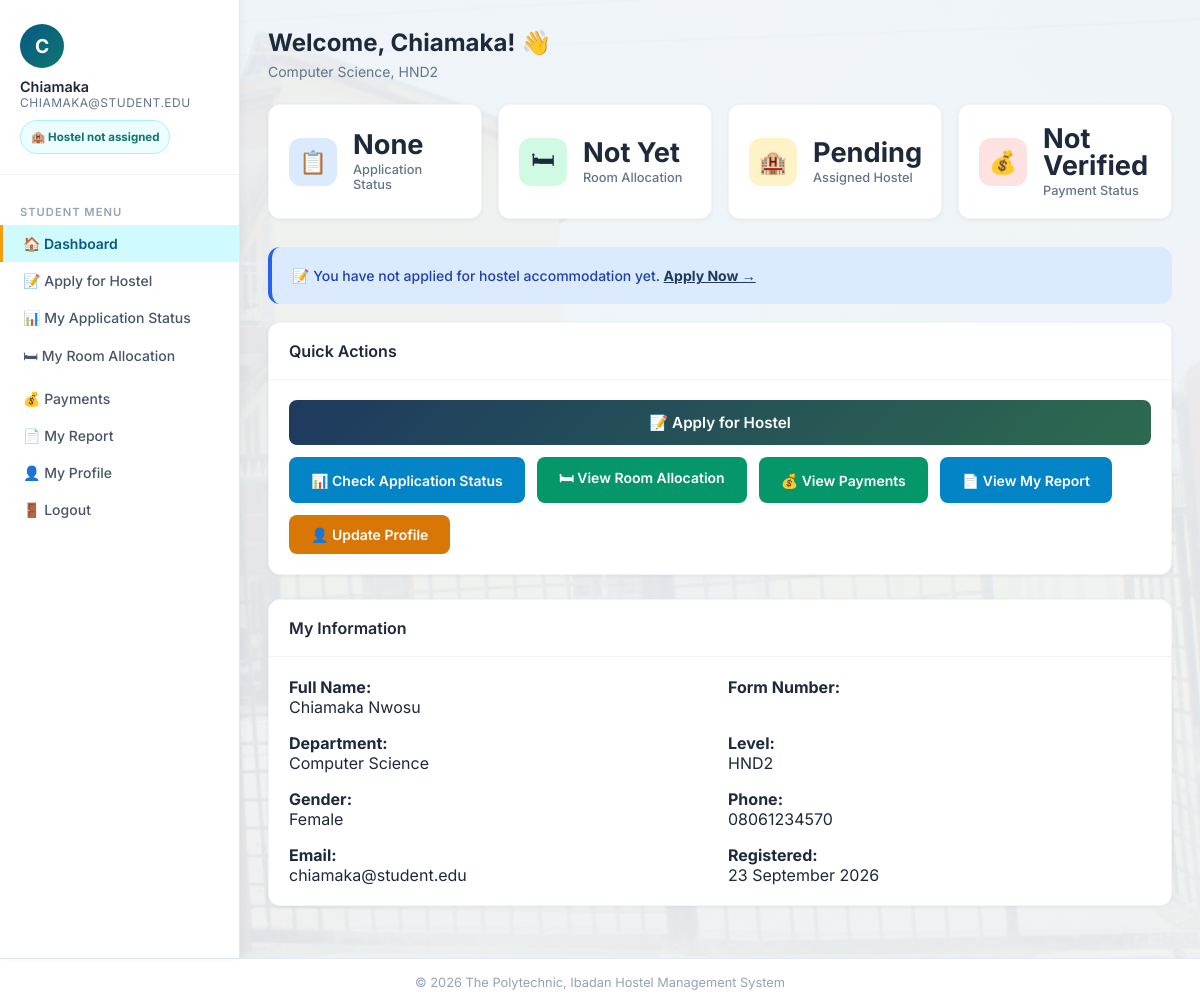
The app's page /student/dashboard.php (signed in) with its own data.
### tables this page shows
CREATE TABLE students (
    student_id INT AUTO_INCREMENT PRIMARY KEY,
    matric_no VARCHAR(13) NULL UNIQUE,
    form_no VARCHAR(30) NULL UNIQUE,
    full_name VARCHAR(200) NOT NULL,
    department VARCHAR(150) NOT NULL,
    level VARCHAR(20) NOT NULL,
    gender ENUM('Male','Female') NOT NULL,
    phone VARCHAR(20) NOT NULL,
    email VARCHAR(150) NOT NULL UNIQUE,
    password VARCHAR(255) NOT NULL,
    created_at DATETIME DEFAULT CURRENT_TIMESTAMP
);

### student/dashboard.php (the view, shortened to what this page needs)
<?php
require_once '../includes/db.php';
$sid = $_SESSION['student_id'];
$student = $pdo->prepare("SELECT * FROM students WHERE student_id=?");
$student->execute([$sid]);
$student = $student->fetch();
$application = $pdo->prepare("SELECT a.*, h.hostel_name, h.hostel_type FROM applications a JOIN hostels h ON a.hostel_id=h.hostel_id WHERE a.student_id=? ORDER BY a.applied_at DESC LIMIT 1");
$application->execute([$sid]);
$application = $application->fetch();
$allocation = $pdo->prepare("SELECT al.*, r.room_number, r.capacity, r.occupied, h.hostel_name, h.hostel_type FROM allocations al JOIN rooms r ON al.room_id=r.room_id JOIN hostels h ON r.hostel_id=h.hostel_id WHERE al.student_id=? AND al.status='Active'");
$allocation->execute([$sid]);
$allocation = $allocation->fetch();
$payment = $pdo->prepare("SELECT * FROM payments WHERE student_id=? ORDER BY payment_date DESC LIMIT 1");
$payment->execute([$sid]);
$payment = $payment->fetch();
?>
<!DOCTYPE html>
<html lang="en">
<head>
<link rel="stylesheet" href="../css/style.css?v=6">
</head>
<body>
<div class="wrapper">
<aside class="sidebar">
    <div class="user-info">
        <div class="avatar"><?php if (!empty($student['profile_photo'])): ?><img src="../<?= htmlspecialchars($student['profile_photo']) ?>" alt="Student photograph" style="width:100%;height:100%;object-fit:cover;border-radius:50%;"><?php else: ?><?= strtoupper(substr($student['full_name'],0,1)) ?><?php endif; ?></div>
        <div class="name"><?= htmlspecialchars(explode(' ',$student['full_name'])[0]) ?></div>
        <div class="role"><?= htmlspecialchars($student['email']) ?></div>
        <div class="hostel-badge">
            <?php if ($allocation): ?>
                🏨 <?= htmlspecialchars($allocation['hostel_name']) ?>
            <?php else: ?>
                🏨 Hostel not assigned
            <?php endif; ?>
        </div>
    </div>
    <nav class="sidebar-nav">
        <div class="nav-section">Student Menu</div>
        <a href="dashboard.php" class="active">🏠 Dashboard</a>
        <a href="apply.php">📝 Apply for Hostel</a>
        <a href="status.php">📊 My Application Status</a>
        <a href="allocation.php">🛏 My Room Allocation</a>
        <a href="payments.php">💰 Payments</a>
        <a href="reports.php">📄 My Report</a>
        <a href="profile.php">👤 My Profile</a>
        <a href="logout.php">🚪 Logout</a>
    </nav>
</aside>
<main class="main">
    <div class="page-title">Welcome, <?= htmlspecialchars(explode(' ',$student['full_name'])[0]) ?>! 👋</div>
    <div class="page-subtitle"><?= htmlspecialchars($student['department']) ?>, <?= htmlspecialchars($student['level']) ?></div>
    <div class="stats-grid">
        <div class="stat-card">
            <div class="stat-icon blue">📋</div>
            <div class="stat-info">
                <div class="value"><?= $application ? $application['status'] : 'None' ?></div>
                <div class="label">Application Status</div>
            </div>
        </div>
        <div class="stat-card">
            <div class="stat-icon green">🛏</div>
            <div class="stat-info">
                <div class="value"><?= $allocation ? 'Room '.$allocation['room_number'] : 'Not Yet' ?></div>
                <div class="label">Room Allocation</div>
            </div>
        </div>
        <div class="stat-card">
            <div class="stat-icon orange">🏨</div>
            <div class="stat-info">
                <div class="value"><?= $allocation ? $allocation['hostel_name'] : 'Pending' ?></div>
                <div class="label">Assigned Hostel</div>
            </div>
        </div>
        <div class="stat-card">
            <div class="stat-icon <?= ($payment && $payment['verified']==='Yes') ? 'green' : 'red' ?>">💰</div>
            <div class="stat-info">
                <div class="value"><?= ($payment && $payment['verified']==='Yes') ? 'Verified' : 'Not Verified' ?></div>
                <div class="label">Payment Status</div>
            </div>
        </div>
    </div>
    <?php if ($allocation): ?>
    <div class="alert alert-success" style="padding:20px;border-radius:12px;font-size:1rem;">
        🎉 <strong>Room Allocated!</strong> You have been assigned to <strong>Room <?= htmlspecialchars($allocation['room_number']) ?></strong> in <strong><?= htmlspecialchars($allocation['hostel_name']) ?></strong> (<?= htmlspecialchars($allocation['hostel_type']) ?> Hostel).
        Allocated on <?= date('d F Y', strtotime($allocation['allocation_date'])) ?>.
    </div>
    <?php elseif ($application && $application['status'] === 'Approved'): ?>
    <div class="alert alert-info" style="padding:20px;border-radius:12px;">
        ✅ Your application has been <strong>approved</strong>. Awaiting room allocation by the hostel administrator.
    </div>
    <?php elseif ($application && $application['status'] === 'Pending'): ?>
    <div class="alert alert-warning" style="padding:20px;border-radius:12px;">
        ⏳ Your application is <strong>pending review</strong>. The hostel administrator will process it shortly.
    </div>
    <?php elseif ($application && $application['status'] === 'Rejected'): ?>
    <div class="alert alert-error" style="padding:20px;border-radius:12px;">
        ❌ Your application was <strong>rejected</strong>. Please contact the hostel management office for more information.
    </div>
    <?php else: ?>
    <div class="alert alert-info" style="padding:20px;border-radius:12px;">
        📝 You have not applied for hostel accommodation yet. <a href="apply.php" style="color:#1e3a5f;font-weight:700;">Apply Now &rarr;</a>
    </div>
    <?php endif; ?>
    <div class="card">
        <div class="card-header"><h3>Quick Actions</h3></div>
        <div class="card-body" style="display:flex;flex-wrap:wrap;gap:12px;">
            <?php if (!$application): ?>
            <a href="apply.php" class="btn btn-primary">📝 Apply for Hostel</a>
            <?php endif; ?>
            <a href="status.php" class="btn btn-info">📊 Check Application Status</a>
            <a href="allocation.php" class="btn btn-success">🛏 View Room Allocation</a>
            <a href="payments.php" class="btn btn-success">💰 View Payments</a>
            <a href="reports.php" class="btn btn-info">📄 View My Report</a>
            <a href="profile.php" class="btn btn-warning">👤 Update Profile</a>
        </div>
    </div>
    <div class="card">
        <div class="card-header"><h3>My Information</h3></div>
        <div class="card-body">
            <div style="display:grid;grid-template-columns:1fr 1fr;gap:16px;">
                <div><strong>Full Name:</strong><br><?= htmlspecialchars($student['full_name']) ?></div>
               <div><strong>Form Number:</strong><br><?= htmlspecialchars($student['form_no']) ?></div>
                <div><strong>Department:</strong><br><?= htmlspecialchars($student['department']) ?></div>
                <div><strong>Level:</strong><br><?= htmlspecialchars($student['level']) ?></div>
                <div><strong>Gender:</strong><br><?= htmlspecialchars($student['gender']) ?></div>
                <div><strong>Phone:</strong><br><?= htmlspecialchars($student['phone']) ?></div>
                <div><strong>Email:</strong><br><?= htmlspecialchars($student['email'] ?? 'N/A') ?></div>
                <div><strong>Registered:</strong><br><?= date('d F Y', strtotime($student['created_at'])) ?></div>
            </div>
        </div>
    </div>
</main>
</div>
<div class="footer">&copy; <?= date('Y') ?> The Polytechnic, Ibadan Hostel Management System</div>
</body>
</html>

### css/style.css (style rules this page uses)
* { margin: 0; padding: 0; box-sizing: border-box; }
body { font-family: 'Inter', sans-serif; background-image: linear-gradient(rgba(240,244,248,0.93), rgba(240,244,248,0.93)), url('../assets/olorihostel.jpg'); background-position: center; background-size: cover; background-attachment: fixed; color: #1e293b; min-height: 100vh; }
.btn { display: inline-flex; align-items: center; justify-content: center; gap: 7px; padding: 11px 22px; border-radius: 8px; font-size: 0.875rem; font-weight: 600; font-family: 'Inter', sans-serif; cursor: pointer; border: none; transition: all 0.2s; text-decoration: none; }
.btn-primary { background: linear-gradient(135deg, #1e3a5f 0%, #2d6a4f 100%); color: white; width: 100%; padding: 13px; font-size: 0.95rem; }
.btn-success { background: #059669; color: white; }
.btn-warning { background: #d97706; color: white; }
.btn-info { background: #0284c7; color: white; }
.alert { padding: 12px 16px; border-radius: 8px; font-size: 0.875rem; margin-bottom: 18px; font-weight: 500; }
.alert-info { background: #dbeafe; color: #1e40af; border-left: 4px solid #2563eb; }
.wrapper { display: flex; min-height: calc(100vh - 64px); }
.sidebar { width: 240px; background: white; border-right: 1px solid #e2e8f0; padding: 24px 0; flex-shrink: 0; box-shadow: 2px 0 8px rgba(0,0,0,0.04); }
.sidebar .user-info { padding: 0 20px 20px; border-bottom: 1px solid #f1f5f9; margin-bottom: 16px; }
.sidebar .user-info .avatar { width: 44px; height: 44px; background: linear-gradient(135deg, #075985 0%, #0f766e 100%); border-radius: 50%; display: flex; align-items: center; justify-content: center; color: white; font-size: 1.2rem; font-weight: 700; margin-bottom: 10px; }
.sidebar .user-info .name { font-size: 0.9rem; font-weight: 600; color: #1e293b; }
.sidebar .user-info .role { font-size: 0.75rem; color: #64748b; text-transform: uppercase; letter-spacing: 0.5px; }
.sidebar .user-info .hostel-badge { margin-top: 10px; padding: 8px 10px; border-radius: 999px; background: #ecfeff; border: 1px solid #a5f3fc; color: #0f766e; font-size: 0.72rem; font-weight: 700; line-height: 1.4; display: inline-block; }
.sidebar-nav a { display: flex; align-items: center; gap: 10px; padding: 10px 20px; color: #475569; text-decoration: none; font-size: 0.875rem; font-weight: 500; transition: all 0.2s; border-left: 3px solid transparent; }
.sidebar-nav a.active { background: #cffafe; color: #075985; border-left-color: #f59e0b; font-weight: 600; }
.sidebar-nav .nav-section { font-size: 0.7rem; text-transform: uppercase; letter-spacing: 1px; color: #94a3b8; padding: 14px 20px 6px; font-weight: 600; }
.main { flex: 1; padding: 28px; overflow-x: hidden; }
.page-title { font-size: 1.5rem; font-weight: 700; color: #1e293b; margin-bottom: 6px; }
.page-subtitle { font-size: 0.875rem; color: #64748b; margin-bottom: 24px; }
.stats-grid { display: grid; grid-template-columns: repeat(auto-fit, minmax(200px, 1fr)); gap: 16px; margin-bottom: 28px; }
.stat-card { background: white; border-radius: 12px; padding: 20px; box-shadow: 0 1px 4px rgba(0,0,0,0.06); border: 1px solid #f1f5f9; display: flex; align-items: center; gap: 16px; }
.stat-card .stat-icon { width: 48px; height: 48px; border-radius: 12px; display: flex; align-items: center; justify-content: center; font-size: 1.4rem; flex-shrink: 0; }
.stat-card .stat-icon.blue { background: #dbeafe; }
.stat-card .stat-icon.green { background: #d1fae5; }
.stat-card .stat-icon.orange { background: #fef3c7; }
.stat-card .stat-icon.red { background: #fee2e2; }
.stat-card .stat-info .value { font-size: 1.7rem; font-weight: 700; color: #1e293b; line-height: 1; }
.stat-card .stat-info .label { font-size: 0.8rem; color: #64748b; margin-top: 4px; font-weight: 500; }
.card { background: white; border-radius: 12px; box-shadow: 0 1px 4px rgba(0,0,0,0.06); border: 1px solid #f1f5f9; overflow: hidden; margin-bottom: 24px; }
.card-header { padding: 18px 20px; border-bottom: 1px solid #f1f5f9; display: flex; align-items: center; justify-content: space-between; }
.card-header h3 { font-size: 1rem; font-weight: 600; color: #1e293b; }
.card-body { padding: 20px; }
.footer { background: white; border-top: 1px solid #e2e8f0; padding: 16px 28px; text-align: center; font-size: 0.8rem; color: #94a3b8; }

### records on screen
students: full_name "C", full_name "Chiamaka", email "CHIAMAKA@STUDENT.EDU", department "Computer Science", level "HND2", full_name "Chiamaka Nwosu", gender "Female", phone "08061234570", email "chiamaka@student.edu", created_at "23 September 2026"
